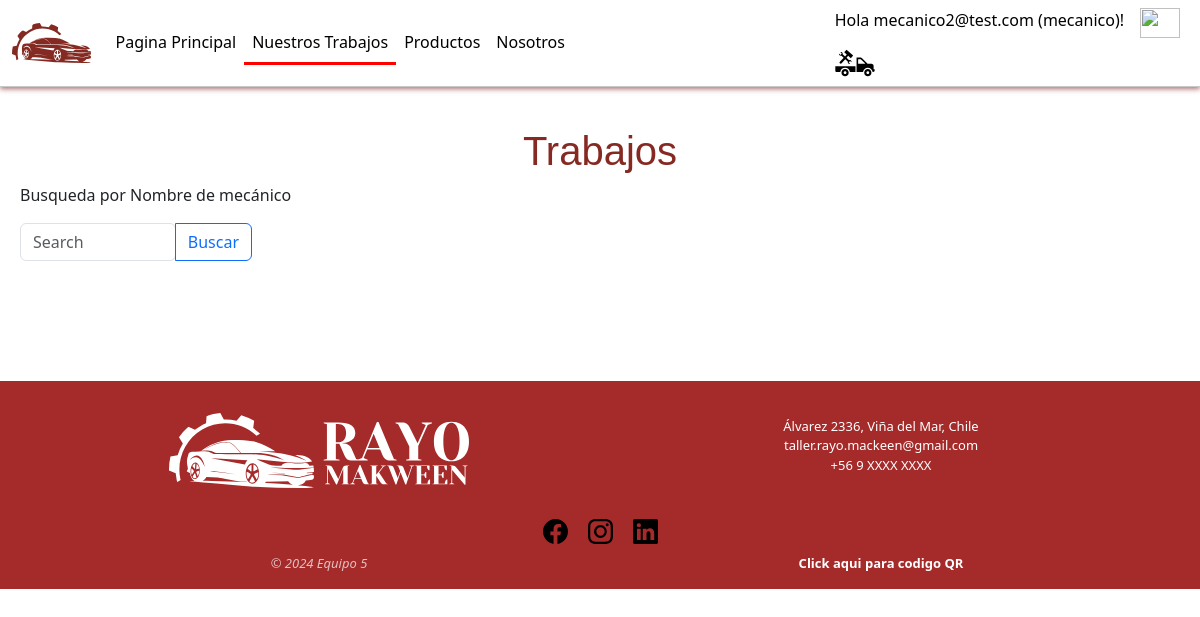
The app's page /trabajos (signed in), older data.
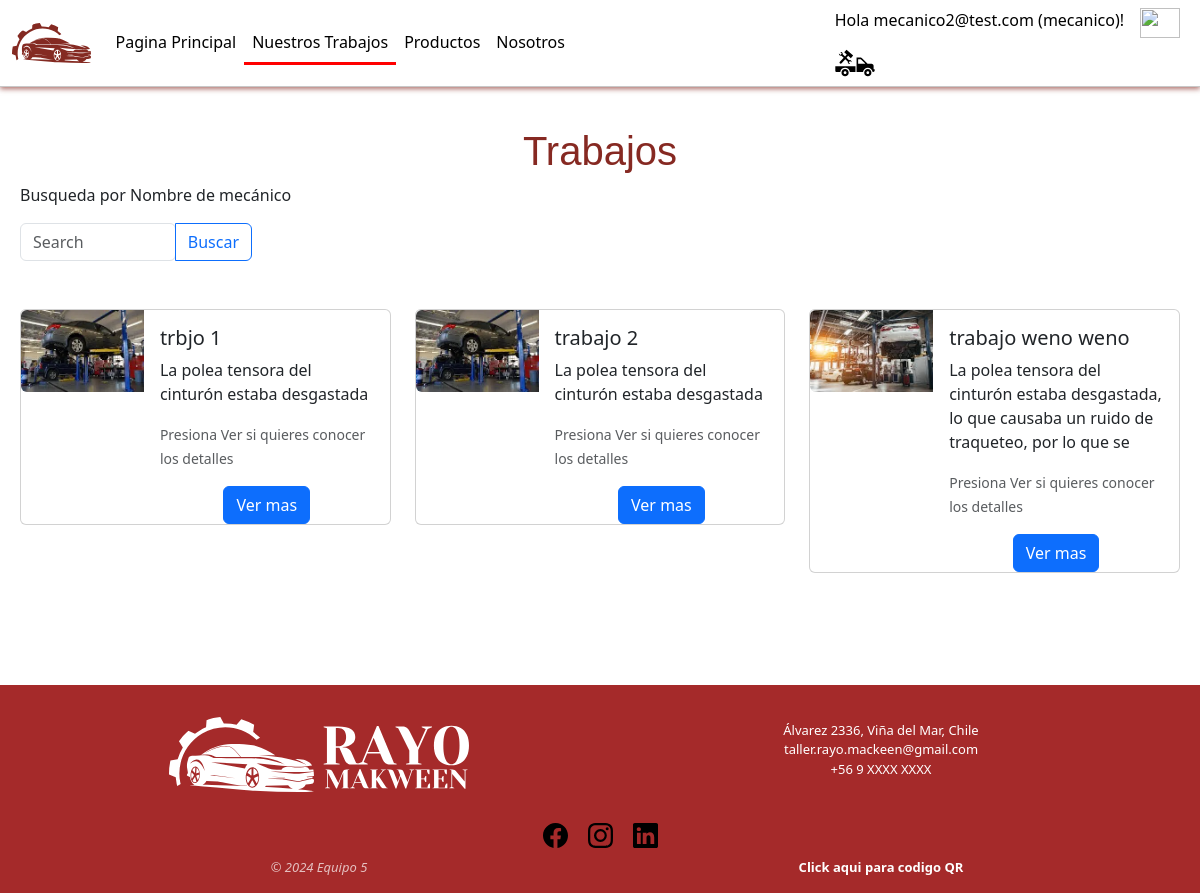
The same page, newer data.
### core/models.py (models this page shows)
class Trabajo(models.Model):
    ESTADO_REVISION = (
        ("Por revisar", "Por revisar"),
        ("Aprobado", "Aprobado"),
        ("Rechazado", "Rechazado"),
        ("Inactivo", "Inactivo"),
    )
    mecanico = models.ForeignKey(Mecanico, on_delete=models.CASCADE)
    foto_principal = models.ImageField(upload_to='fotos/', null=True)
    titulo = models.CharField(max_length=100, null=True)
    fecha_trabajo = models.DateField()
    fecha_creacion = models.DateField(auto_now_add=True, null=True)
    fecha_actualizacion = models.DateField(auto_now=True, null=True)
    auto = models.CharField(max_length=100)
    diagnostico = models.CharField(max_length=150)
    descripcion = models.TextField()
    revision = models.CharField(max_length=100, choices=ESTADO_REVISION)
    observaciones = models.TextField(null=True, blank=True)

### core/views.py (the view)
# urls.py: path('trabajos', views.nuestros_trabajos, name='trabajos'),
def nuestros_trabajos(request):
    trabajos_validos = Trabajo.objects.filter(revision="Aprobado")
    if "m" in request.GET:
        mecanico = Mecanico.objects.filter(nombre=request.GET['m']).first()
        if mecanico:
            trabajos_validos = trabajos_validos.filter(mecanico = mecanico)
        else:
            trabajos_validos = None
    context = {'trabajos': trabajos_validos}
    template = loader.get_template('trabajos.html')
    return HttpResponse(template.render(context, request))

### templates/trabajos.html (shortened to what this page needs)
<!DOCTYPE html>
<html>
<head>
  {% load static %}
    <link rel="stylesheet" href="{% static 'bootstrap-5.3.3/css/bootstrap.css' %}">
    <link rel="stylesheet" href="{% static 'css/style.css' %}">
</head>
<body>
  {% include 'navbar.html' %}
  <main>
    <div class="container-fluid">
      <div class="row justify-content-center align-items-center g-2">
        <div class="container py-5">
          <h1 class="text-center">Trabajos</h1>
            <p>Busqueda por Nombre de mecánico</p>
            <form method="GET" action="/trabajos">
                <div class="input-group" style="width: 20%">
                  <input type="search" class="form-control rounded" placeholder="Search" aria-label="Search" aria-describedby="search-addon"
                  name="m"/>
                  <button type="submit" class="btn btn-outline-primary">Buscar</button>
                </div>
            </form>
          <div class="row row-cols-1 row-cols-md-3 g-4 py-5">
              {% for trabajo in trabajos %}
                  <div class="col">
                      <div class="card mb-3" style="max-width: auto;">
                          <div class="row g-0">
                              <div class="col-md-4">
                                  <img src="{{ trabajo.foto_principal.url }}" class="img-fluid rounded-start" alt="">
                              </div>
                              <div class="col-md-8">
                                  <div class="card-body">
                                      <h5 class="card-title">{{ trabajo.titulo }}</h5>
                                      <p class="card-text">{{ trabajo.diagnostico }}</p>
                                      <p class="card-text"><small class="text-body-secondary">Presiona Ver si quieres conocer los detalles</small></p>
                                  </div>
                                  <div class="d-flex justify-content-around">
                                      <a href="{% url "ver-trabajo" trabajo.id %}">
                                          <button class="btn btn-primary">Ver mas</button>
                                      </a>
                                  </div>
                              </div>
                          </div>
                      </div>
                  </div>
              {% endfor %}
          </div>
        </div>
      </div>
    </div>
  </main>
  {% include 'footer.html' %}
</body>
</html>

Row changes from the older to the newer data that the page shows:
added Trabajo: foto_principal (picture), titulo "trbjo 1", diagnostico "La polea tensora del cinturón estaba desgastada"
added Trabajo: foto_principal (picture), titulo "trabajo 2", diagnostico "La polea tensora del cinturón estaba desgastada"
added Trabajo: foto_principal (picture), titulo "trabajo weno weno", diagnostico "La polea tensora del cinturón estaba desgastada, lo que causaba un ruido de traqueteo, por lo que se"
